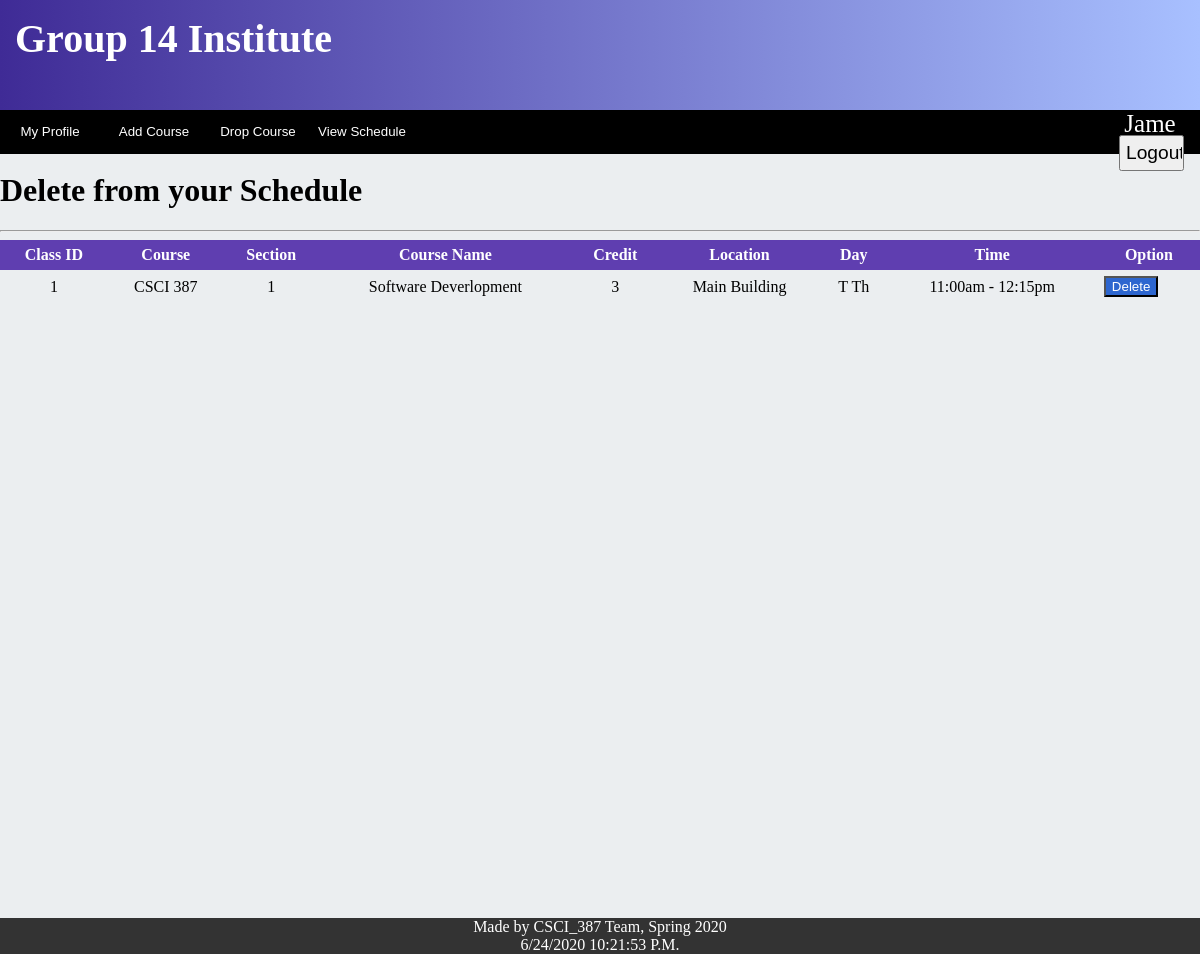
Page /public_html/unused/testt.php (signed in) on the committed database.
### tables this page shows
CREATE TABLE Student (
    StudentID int NOT NULL,
    First_Name varchar(30) ,
    Last_Name varchar(20) ,
    Status_year varchar(10) ,
    Credits_taken int ,
    Academic_hold bool ,
    Degree varchar(20) ,
    GPA double ,
    Email varchar(50),
    advisorID int ,
    Birthday date ,
    CONSTRAINT Student_pk PRIMARY KEY (StudentID)
);

CREATE TABLE Enrollment (
    StudentID int NOT NULL,
    ClassID int NOT NULL,
    CONSTRAINT Enrollment_pk PRIMARY KEY (StudentID,ClassID)
);

CREATE TABLE Class (
    ClassID int NOT NULL AUTO_INCREMENT,
    Department_code varchar(10) NOT NULL,
    CourseID int NOT NULL,
    SectionID int NOT NULL,
    InstructorID int NOT NULL,
    Total_Seat int NOT NULL,
    Wait_List int NOT NULL,
    Location varchar(20) NOT NULL,
    Time varchar(20) NOT NULL,
    Day varchar(10) NOT NULL,
    CONSTRAINT Class_pk PRIMARY KEY (ClassID)
);

CREATE TABLE Course (
    CourseID int NOT NULL AUTO_INCREMENT,
    Department_code varchar(10) NOT NULL,
    Course_Name varchar(50) NOT NULL,
    Credit int NOT NULL,
    CONSTRAINT Course_pk PRIMARY KEY (CourseID,Department_code)
);

### public_html/unused/testt.php (the view, shortened to what this page needs)
<?php
require_once("functions.php");
$mysqli = Database::dbConnect();
$mysqli -> setAttribute(PDO::ATTR_ERRMODE, PDO::ERRMODE_EXCEPTION);
$query = "SELECT * FROM Student WHERE StudentID = ? LIMIT 1";
$stmt = $mysqli -> prepare($query);
$stmt -> execute([$_SESSION["id"]]);
$row = $stmt->fetch(PDO::FETCH_ASSOC);
?>
<!DOCTYPE html>
<html lang="en">
<head>
    <link rel="stylesheet" href="https://cdnjs.cloudflare.com/ajax/libs/font-awesome/4.7.0/css/font-awesome.min.css">
		<link rel="stylesheet" href="https://ajax.googleapis.com/ajax/libs/jqueryui/1.10.1/themes/base/minified/jquery-ui.min.css" type="text/css" />
		<link rel='stylesheet' href='stylesheets/alert.css'>
 	<link rel="stylesheet" href="stylesheets/profileTest.css">
 	<link rel="stylesheet" href="stylesheets/mobilestyle.css">
	 <link rel="stylesheet" type="text/css" href="stylesheets/Add.css">
	 <link rel="stylesheet" href="stylesheets/courseViewT.css">
</head>
<body>
    <div class="headerP"> Group 14 Institute </div>
<div class="topnav" id="nav">
 <button class="buttonP" onClick="loadProfile()" id="viewGrade"><p>My Profile</p></button>
			 <button class="buttonP" onclick="addCourse()" ><p>Add Course<p></button>
			<button class="buttonP" onClick="deleteCourse()"  ><p>Drop Course</p></button>
			<button class="buttonP" onclick="viewSchedule()" ><p>View Schedule<p></button>
<div class="name">
<div class="user">
  <?php
echo"<td class='user'>  ".$row["First_Name"]."  ".$row["Last_Name"]."</td>";
?>
</div>
<?php
	echo "<td><input class='logout' type='button' value='Logout' onclick='logout()'></td>";
?>
</div>
</div>
    <div class="targetP" >
<br>
<h1 id = "title"  style="text-align: left ; margin-top:0px;">Delete from your Schedule</h1>
<hr>
<div class="computer">
        <?php
        $query2 = "SELECT * FROM Student natural join Enrollment natural join Class natural join Course WHERE StudentID =?";
        $stmt2 = $mysqli -> prepare($query2);
        $stmt2->execute([$_SESSION['id']]);
        if($stmt2->rowCount() > 0){
          echo				"<table class='' border='0'>";
          echo				"<thead>";
          echo				"<tr>";
          echo				"<th>Class ID</th>";
          echo				"<th>Course</th>";
          echo				"<th>Section</th>";
          echo				"<th>Course Name</th>";
          echo				"<th>Credit</th>";
          echo				"<th>Location</th>";
          echo				"<th>Day</th>";
          echo				"<th>Time</th>";
          echo        "<th>Option</th>";
          echo				"</tr>";
          echo				"</thead>";
          echo				"<tbody>";
					echo 	"<div id = 'StudentID' style='display: none;'>".$row['StudentID']."<div>";
          while($row2 = $stmt2->fetch(PDO::FETCH_ASSOC)) {
          echo				"<tr>";
          echo							"<td style='text-align:center' id='".$row2['ClassID']."'value =".$row2['ClassID']." > ".$row2['ClassID']."</td>";
          echo							"<td style='text-align:center'>".$row2['Department_code']." ".$row2['CourseID']."</td>";
          echo							"<td style='text-align:center'>".$row2['SectionID']."</td>";
          echo							"<td style='text-align:center'>".$row2['Course_Name']."</td>";
          echo							"<td style='text-align:center'>".$row2['Credit']."</td>";
          echo							"<td style='text-align:center'>".$row2['Location']."</td>";
          echo							"<td style='text-align:center'>".$row2['Day']."</td>";
          echo							"<td style='text-align:center'>".$row2['Time']."</td>";
          echo							"<td><button id ='button' value=".$row2['ClassID']." onclick='deleteClass(this.value)'>Delete</button></td>";
          echo						"</tr>";
        }
        echo					"</tbody>";
        echo				"</table>";
      }else{
        echo "<b>You do not have any Classes at the moment</b>";
      }
        ?>
</div>
    </div>
     <div class="footer">
</div>
</body>
</html>

### public_html/stylesheets/profile.css (style rules this page uses)
body { height: 100vh; width: 100vw; margin-top: 0px; margin-left: 0px; }
div { padding: 0px; margin: 0px; }
@media screen and (min-width: 570px) { .headerP { padding: 15px; margin: 0px; text-align: left; background: linear-gradient(blue, 10%, pink); color: blue; font-size: 40px; font-family: Apple Chancery, cursive; font-weight: bold; height: 10%; } }
@media screen and (min-width: 570px) { .topnav { background-color:#8d8df7; min-height:30px; color: white; } }
@media screen and (min-width: 570px) { .logout { width: 100px; font-size: 1.2em; padding: 5px; display: inline-block; } }
@media screen and (min-width: 570px) { .name { width: 200px; display: inline-block; } }
@media screen and (min-width: 570px) { .targetP { width: 100%-226px; height: 85%;margin-top:0px; margin-right: 0px; margin-left: 226px; background: linear-gradient(blue, 10%, pink); } }
@media screen and (min-width: 570px) { .buttonP { display: inline-block; border-radius: 0px; width: 100%; max-width: 260px; background: linear-gradient(blue, 10%, pink); color: white; } }
.footer { position: fixed; width: 100%; bottom: 0; left: 0; text-align: center; background-color: #333; color: white; }

### public_html/stylesheets/profileTest.css (style rules this page uses)
body { height: 100vh; width: 100vw; margin-top: 0px; margin-left: 0px; }
div { padding: 0px; margin: 0px; }
.headerP { padding: 15px; margin: 0px; text-align: left; background: linear-gradient(90deg, #3F2B96 0%, #A8C0FF 100%); font-size: 40px; font-family: Apple Chancery, cursive; font-weight: bold; height: 10%; color: white; }
.topnav { background-color:black; min-height:30px; color: white; }
.logout { width:65px; margin-left: 3px; }
.user { float:right; margin-bottom: auto; height: 25px; font-size: 25px; }
.name { width: 100px; float: right; text-align: center; margin-right: 0px; }
.targetP { width: 100%; min-height: 100%;margin-top:0px; margin-right: 0px; margin-left:0px; background: #ebeef0; }
.buttonP { border-style: hidden; border-radius: 0px; width: 100px; background: black; color: white; }

### public_html/Jacob/stylesheets/Add.css (style rules this page uses)
#title { text-align: center; }

### public_html/stylesheets/courseViewT.css (style rules this page uses)
@media only screen and (min-width: 574px) { table { width: 100%; } }
table { border-collapse:collapse; border-style: hidden; }
th { background:#5f3eb0; color: white; font-weight: bold; }
td, th { padding: 6px; border: 0px solid #ccc; }
#button { background: #2d66cf; color: white; }

### rows in the picture
student: First_Name "Jame", enrollment.ClassID "1", class.Department_code "CSCI", class.CourseID "387", class.SectionID "1", course.Course_Name "Software Deverlopment", course.Credit "3", class.Location "Main Building", class.Day "T Th", class.Time "11:00am - 12:15pm"

### other values in the picture
$name "CSCI_387 Team"
